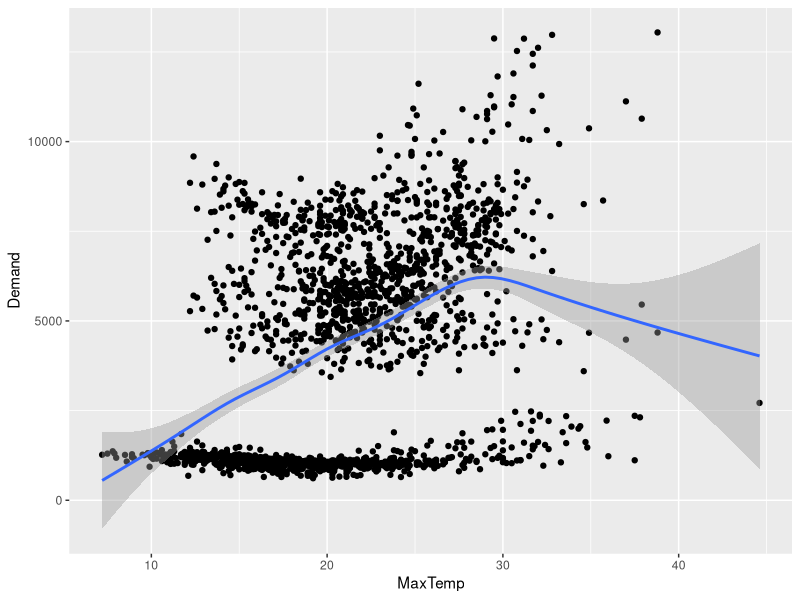
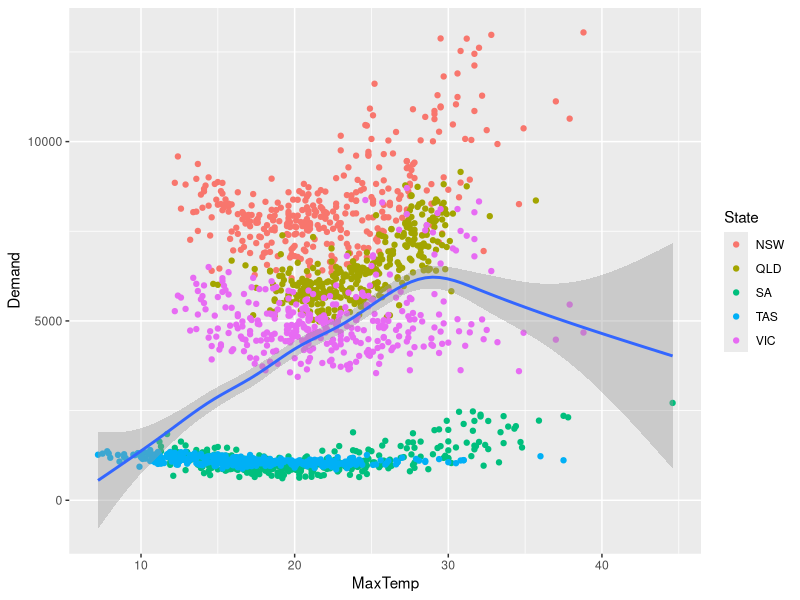
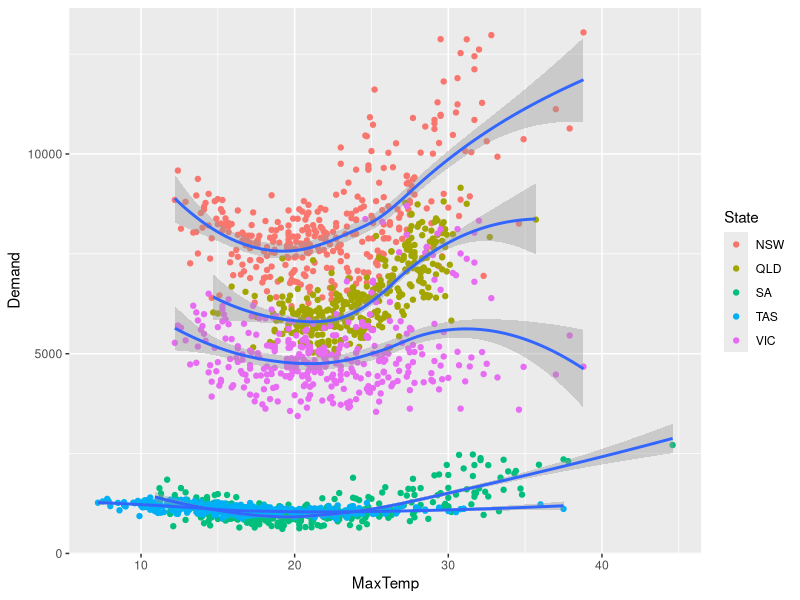
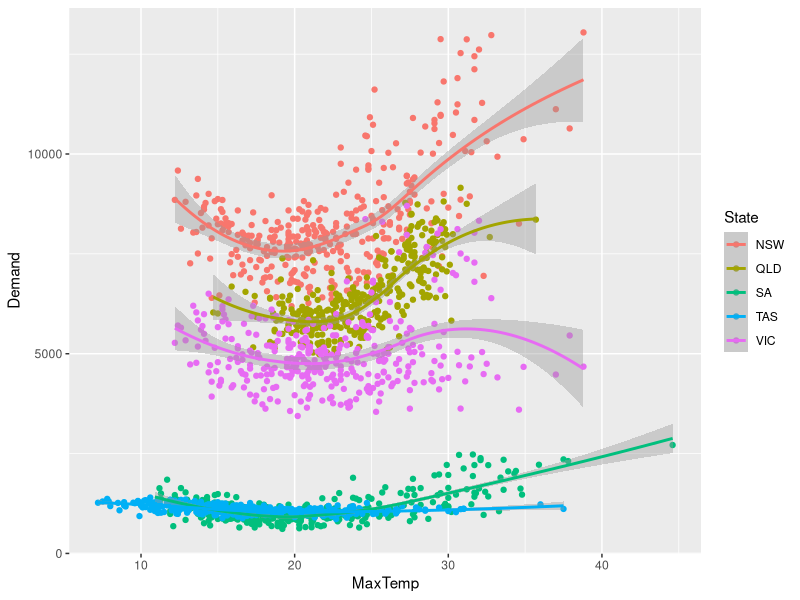
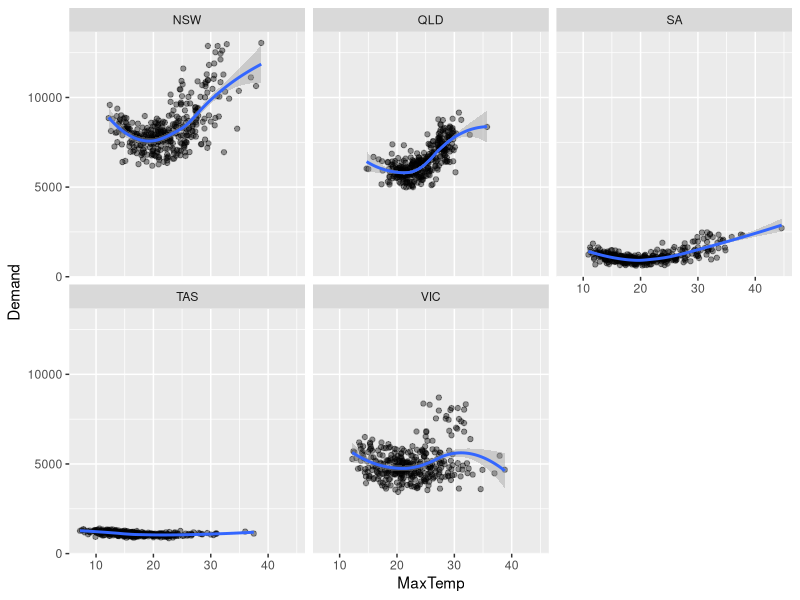
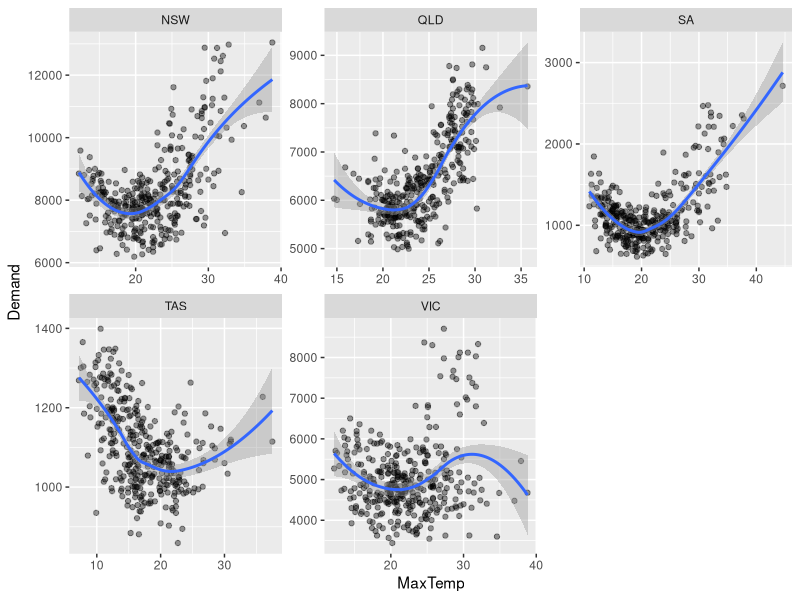
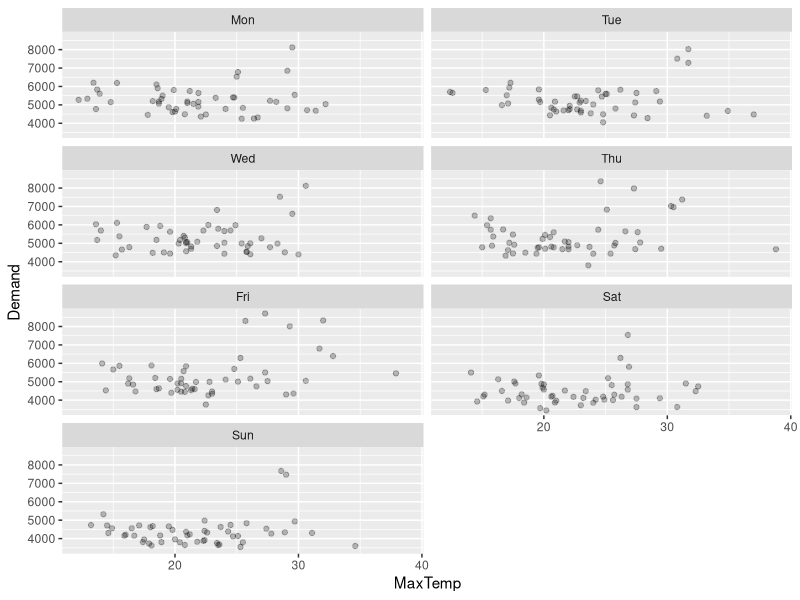
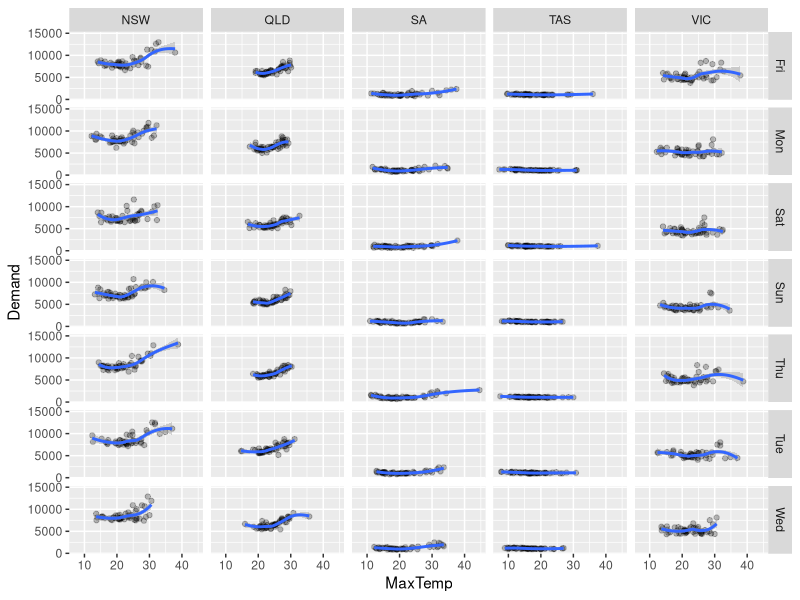

Write the R code that produced these figures, in order.
## ---- chunk 1

# if(!require(GGally))
#   install.packages("GGally")

if(!require(tidyverse))
  install.packages("tidyverse")

# if(!require(patchwork))
#   install.packages("patchwork")

# library(GGally)
library(tidyverse)
library(patchwork)
## ---- chunk 2
#| echo: TRUE
#| message: FALSE
#| warning: FALSE

library(tidyverse)
energy = read_csv("data/energydata.csv")
weather = read_csv("data/weather.csv")
energy_weather = full_join(energy, weather, by = c("Date", "State"))
head(energy_weather)
## ---- chunk 3
#| message: FALSE
#| warning: FALSE
#| fig-align: center

ggplot(data = energy_weather, aes(x = MaxTemp, y = Demand)) + 
  geom_point() + 
  geom_smooth()
## ---- chunk 4
#| message: FALSE
#| warning: FALSE
#| echo: FALSE
#| fig-align: center

ggplot(data = energy_weather,
       aes(x = MaxTemp, y = Demand)) + 
  geom_point(aes(col = State)) + 
  geom_smooth()
## ---- chunk 5
#| message: FALSE
#| warning: FALSE
#| eval: TRUE
#| echo: true

ggplot(data = energy_weather, aes(x = MaxTemp, y = Demand)) + 
  geom_point(aes(col = State)) + 
  geom_smooth(aes(group = State))
## ---- chunk 6
#| echo: FALSE
#| fig-align: center

ggplot(data = energy_weather, 
       aes(x = MaxTemp, y = Demand, col = State, group = State)) + 
  geom_point() + 
  geom_smooth() 
## ---- chunk 7
#| warning: FALSE
#| message: FALSE
#| fig-align: center

energy_weather |> 
  ggplot(aes(x = MaxTemp, y = Demand)) +
  geom_point(alpha = 0.4) + 
  geom_smooth() + 
  facet_wrap(vars(State))
## ---- chunk 8
#| warning: FALSE
#| message: FALSE
#| fig-align: center

energy_weather |> 
  ggplot(aes(x = MaxTemp, y = Demand)) +
  geom_point(alpha = 0.4) + 
  geom_smooth() + 
  facet_wrap(vars(State), scales = "free") 
## ---- chunk 9
#| warning: FALSE
#| message: FALSE
#| fig-align: center

energy_weather |> 
  filter(State == "VIC") |>
  filter(!is.na(Day)) |>
  mutate(Day = factor(Day, 
                      levels = c("Mon", "Tue", "Wed", "Thu", "Fri", "Sat", "Sun"))) |>
  ggplot(aes(x = MaxTemp, y = Demand)) +
  geom_point(alpha = 0.25) + 
  facet_wrap(vars(Day), ncol = 2)
## ---- chunk 10
#| warning: FALSE
#| message: FALSE
#| echo: FALSE
#| fig-align: center

energy_weather |> 
  filter(!is.na(Day)) |>
  ggplot(aes(x = MaxTemp, y = Demand)) +
  geom_point(alpha = 0.25) + 
  geom_smooth() +
  facet_grid(Day ~State)
## ---- chunk 11
#| warning: FALSE
#| message: FALSE
#| echo: FALSE
#| fig-align: center

energy_weather |> 
  mutate(
    Day_type = if_else(Day %in% c("Sat", "Sun"),
                       "Weekend", "Weekday")
  ) |>
  ggplot(aes(x = MaxTemp, y = Demand)) +
  geom_point(alpha = 0.25) + 
  geom_smooth() +
  facet_grid(Day_type ~ State, scales = "free")
## ---- chunk 12
#| warning: FALSE
#| message: FALSE
#| echo: FALSE
#| fig-align: center

energy_weather |> 
  mutate(
    Day_type = if_else(Day %in% c("Sat", "Sun"),
                       "Weekend", "Weekday")
  ) |>
  ggplot(aes(x = MaxTemp, y = Demand)) +
  geom_point(alpha = 0.25) + 
  geom_smooth(aes(group = Day_type, col = Day_type)) +
  facet_wrap(vars(State), scales = "free")
## ---- chunk 13
#| echo: TRUE 

tas_data = data = energy_weather |>
         filter(State == "TAS")

temp_vs_demand_plot <- ggplot(tas_data) + 
  geom_point(aes(x = MaxTemp, y = Demand)) 

demand_distrib_plot <- ggplot(tas_data) +
  geom_density(aes(y = Demand)) 

weather_distrib_plot <- ggplot(tas_data) +
  geom_density(aes(x = MaxTemp))

## ---- chunk 14
#| echo: FALSE
#| fig-align: center 
library(patchwork)
temp_vs_demand_plot + demand_distrib_plot +
  plot_layout(widths = c(3, 1))
## ---- chunk 15
#| fig-align: center
temp_vs_demand_plot / weather_distrib_plot + 
  plot_layout(heights = c(3, 1))
